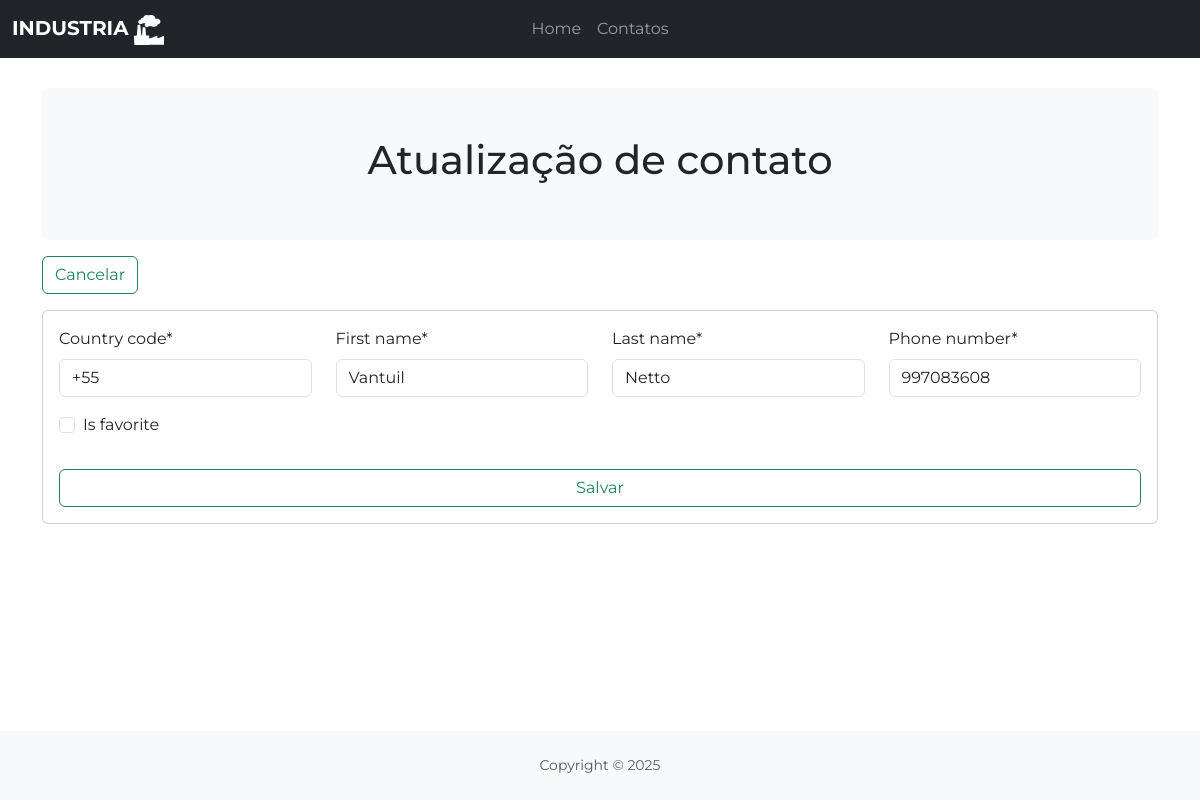
Screenshot of /contato/update/3/ with the database file from the repository.
### app/models.py (models this page shows, shortened)
class Contact(models.Model):
    country_code = models.CharField(max_length=5)  # +55
    first_name = models.CharField(max_length=100)  # first_name: Fábio
    last_name = models.CharField(max_length=100)  # last_name: Valeriano
    phone_number = models.CharField(max_length=15)  # phone_number: 35998782868
    is_favorite = models.BooleanField(default=False)  # is_favorite: true

### app/views.py (the view, shortened to what this page needs)
# urls.py: path('contato/update/<int:id>/', update_contato, name='update_contato'),# type: ignore
def update_contato(request, id):
    contato = get_object_or_404(Contact, id=id)
    if request.method == 'GET':
        if contato is None:
            messages.error(request, 'Registro não encontrado!')
            return redirect('contato')
        contato_form = contatoForm(instance=contato)
        context = {'contato_form': contato_form}
        return render(request, 'create_update_contato.html', context)

### app/forms.py
class contatoForm(forms.ModelForm):
    class Meta:
        model = Contact
        fields = '__all__'

### app/templates/create_update_contato.html (shortened to what this page needs)
{% extends 'base.html' %}
{% load crispy_forms_tags %}
{% block content %}
<div class="bg-body-tertiary p-5 rounded mt-3">
    <h1 class="text-center">
        {% if request.path == 'contato/create/' %}
        Cadastro de contato
        {% else %}
        Atualização de contato
        {% endif %}
    </h1>
</div>
<a class="btn btn-outline-success my-3" href="{% url 'contato' %}" role="button">
    {% if request.path == 'contato/create/' %}
    Voltar
    {% else %}
    Cancelar
    {% endif %}
</a>
<div class="card p-3">
    <form action="" method="post" id="contato-form" autocomplete="off" novalidate>
        <div class="row">
            <div class="col-sm-6 col-md-6 col-lg-3">
                {{ contato_form.country_code|as_crispy_field }}
            </div>
            <div class="col-sm-6 col-md-6 col-lg-3">
                {{ contato_form.first_name|as_crispy_field }}
            </div>
            <div class="col-sm-6 col-md-6 col-lg-3">
                {{ contato_form.last_name|as_crispy_field }}
            </div>
            <div class="col-sm-6 col-md-6 col-lg-3">
                {{ contato_form.phone_number|as_crispy_field }}
            </div>
            <div class="col-sm-6 col-md-6 col-lg-3">
                {{ contato_form.is_favorite|as_crispy_field }}
            </div>
        </div>
        <div class="col-12 d-flex justify-content-center">
            <button type="submit" class="btn btn-outline-success w-100 mt-3">
                {% if request.path == 'contato/create/' %}
                Salvar
                {% else %}
                Salvar
                {% endif %}
            </button>
        </div>
    </form>
</div>
{% endblock %}

### app/static/css/style.css (style rules this page uses)
* { margin: 0; padding: 0; box-sizing: border-box; font-family: 'Montserrat', sans-serif; }
body { display: flex; flex-direction: column; min-height: 100vh; }

### rows the page displays
Contact: country_code "+55", first_name "Vantuil", last_name "Netto", phone_number "997083608"
